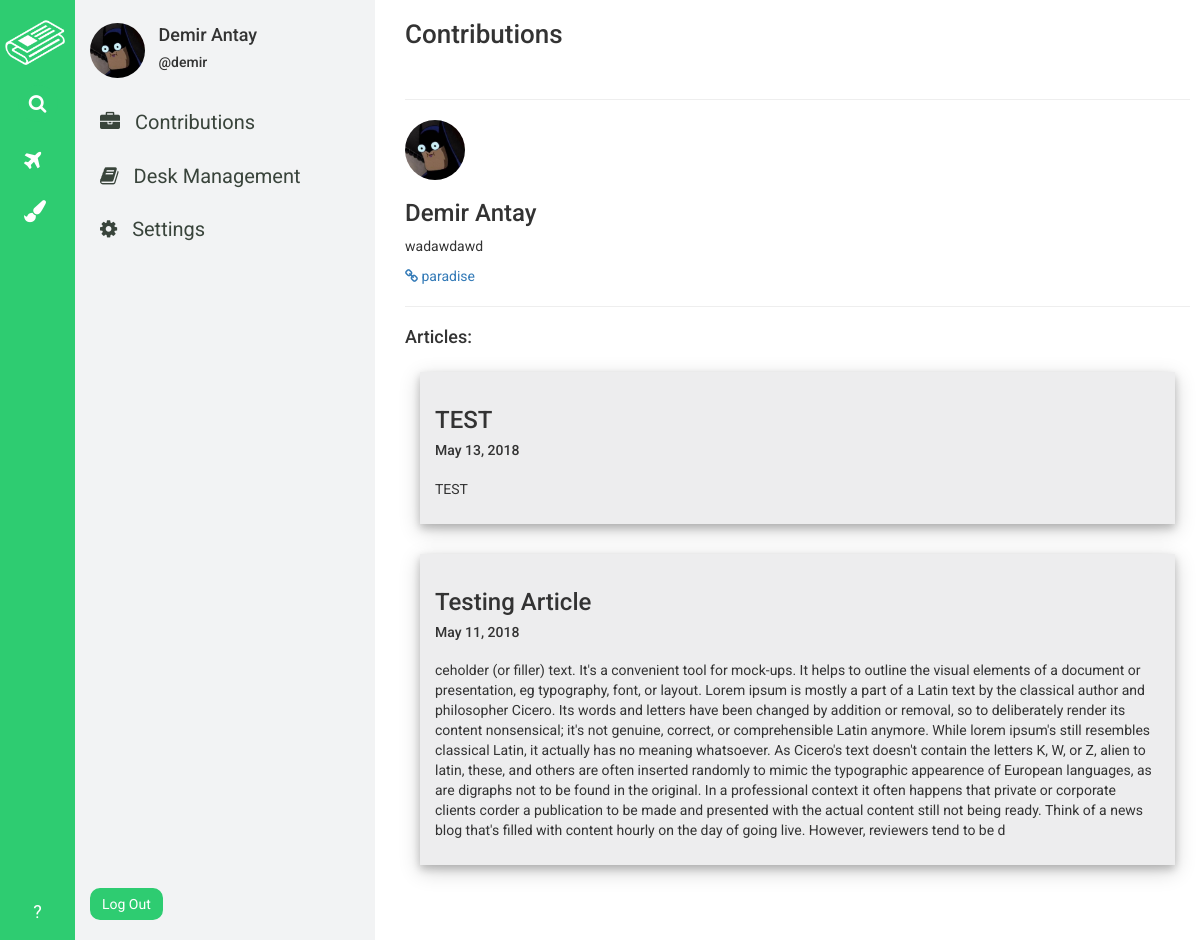
The app's page /profile/contributions/ (signed in) with its own data.
### desk_app/models.py (models this page shows, shortened)
class DeskWorkers(models.Model):
    worker = models.ForeignKey(User, on_delete=models.CASCADE)
    joined_desk = models.ForeignKey(Desk, on_delete=models.CASCADE)

class Desk(models.Model):
    sub_editor = models.ForeignKey(User, on_delete=models.CASCADE)
    image = models.ImageField(
        upload_to='deks_images/', blank=False, null=False
    )
    CATEGORY_CHOICES = (
        ('WORLD', 'fa fa-globe'),
        ('METRO', 'fa fa-building'),
        ('POLITICS', 'fa-flag'),
        ('BUSINESS', 'fa fa-suitcase'),
        ('TECH', 'fa fa-code'),
        ('SCIENCE', 'fa fa-flask'),
        ('OPINION', 'fa fa-gavel'),
        ('HEALTH', 'fa fa-heart'),
        ('SPORTS', 'fa fa-bicycle'),
        ('ARTS', 'fa fa-paint-brush'),
        ('BOOKS', 'fa fa-book'),
        ('STYLE', 'fa fa-eye'),
        ('TRAVEL', 'fa fa-plane'),
        ('MAGAZINE', 'fa fa-file'),
        ('TABLOID', 'fa fa-phone'),
    )
    CATEGORY_COLOR_CHOICES = (
        ('WORLD', '#3498DB'),
        ('METRO', '#2980B9'),
        ('POLITICS', '#5D6D7E'),
        ('BUSINESS', '#2E4053'),
        ('TECH', '#F4D03F'),
        ('SCIENCE', '#2ECC71'),
        ('OPINION', '#9B59B6'),
        ('HEALTH', '#E74C3C'),
        ('SPORTS', '#58D68D'),
        ('ARTS', '#F39C12'),
        ('BOOKS', '#E67E22'),
        ('STYLE', '#F5B7B1'),
        ('TRAVEL', '#BB8FCE'),
        ('MAGAZINE', '#8E44AD'),
        ('TABLOID', '#A569BD'),
    )
    category = models.CharField(max_length=50, choices=CATEGORY_CHOICES)
    category_color = models.CharField(
        max_length=50, choices=CATEGORY_COLOR_CHOICES
    )
    name = models.CharField(max_length=30)
    description = models.TextField()
    creation_date = models.DateField(default=timezone.now)

class Article(models.Model):
    author = models.ForeignKey(User, on_delete=models.CASCADE)
    author_settings = models.ForeignKey(
            ProfileSettings, on_delete=models.CASCADE, null=True
        )
    desk = models.ForeignKey('Desk', on_delete=models.CASCADE, null=True)
    title = models.CharField(max_length=120)
    content = models.TextField()
    publish_date = models.DateField(default=timezone.now)
    category = models.CharField(max_length=50)
    pushed_to_done = models.BooleanField(default=False)
    pushed_to_publish = models.BooleanField(default=False)

### profile_app/models.py (models this page shows, shortened)
class ProfileSettings(models.Model):
    user = models.OneToOneField(User, on_delete=models.CASCADE)
    profile_photo = models.ImageField(
        upload_to='profile_photos/', blank=False, null=False
    )
    name = models.CharField(max_length=200, blank=False, null=False)
    bio = models.TextField(blank=False, null=False)
    personal_link = models.CharField(max_length=200, blank=False, null=False)

### profile_app/views.py (the view)
# urls.py: path('contributions/', views.contributions, name='contributions'),
@login_required
def contributions(request):
    current_user = get_object_or_404(User, pk=request.user.id)
    try:
        current_user_articles = Article.objects.filter(author=current_user)\
                                    .order_by('-publish_date')
    except ObjectDoesNotExist:
        current_user_articles = None
    try:
        current_user_settings = ProfileSettings.objects.get(user=current_user)
    except ObjectDoesNotExist:
        current_user_settings = None
    try:
        current_user_desks = DeskWorkers.objects.filter(worker=current_user)
    except ObjectDoesNotExist:
        current_user_desks = None
    data = {
        'current_user': current_user,
        'has_profile_navbar': True,
        'current_user_settings': current_user_settings,
        'current_user_desks': current_user_desks,
        'current_user_articles': current_user_articles,
    }
    return render(request, 'profile_app/contributions.html', context=data)

### templates/profile_app/contributions.html
{% extends 'base.html' %}
{% load staticfiles %}
{% block css_link %}
<link rel="stylesheet" href="{% static 'profile_app/css/contributions_style.css' %}" />
{% endblock %}
{% block content %}
<div id="wrapper">
  <h3 id="header">Contributions</h3>
  <br />
  <hr />
  <img src="{{current_user_settings.profile_photo.url}}" alt="pp_image" height="60px" width="60px" />
  <h3>{{ current_user_settings.name }}</h3>
  <p>{{ current_user_settings.bio }}</p>
  <a href="{{ current_user_settings.personal_link }}"><i class="fa fa-link"></i> {{ current_user_settings.personal_link }}</a>
  <hr />
  <h4>Articles:</h4>
  <div id="articles-container">
    {% for article in current_user_articles %}
      <div id="article-cell">
        <h3>{{ article.title }}</h3>
        <h5 style="margin-bottom:20px;">{{ article.publish_date }}</h5>
        <p>{{ article.content }}</p>
      </div>
    {% endfor %}
  </div>
</div>
{% endblock %}

### templates/base.html (shortened to what this page needs)
{% load staticfiles %}
<!DOCTYPE html>
<html>
<head>
  <link rel="stylesheet" href="https://maxcdn.bootstrapcdn.com/bootstrap/3.3.7/css/bootstrap.min.css">
  <link rel="stylesheet" href="https://cdnjs.cloudflare.com/ajax/libs/font-awesome/4.7.0/css/font-awesome.min.css">
  <link rel="stylesheet" href="{% static 'base.css' %}">
  {% block css_link %}{% endblock %}
</head>
<body>
  {% if has_profile_navbar == True %}
    <div id="home-navbar-left-part">
      <a href="{% url 'dashboard' %}"><img src="{% static 'assets/white-logo.png' %}" alt="logo"/></a>
      <a id="home-search-link" href=""><p class="text-center"><i class="fa fa-search"></i></p></a>
      <div id="home-desk-links">
        {% for desk in current_user_desks %}
          <a href="{% url 'to_do' deskname=desk.joined_desk.name %}" id="desk-link"><p><i class="{{ desk.joined_desk.get_category_display }}"></i> <span>{{ desk.joined_desk.name }}</span></p></a>
        {% endfor %}
      </div>
      <a id="home-help-link" href="" class="text-center"><p class="text-center">?</p></a>
    </div>
    <div id="home-navbar-right-part">
      <div id="right-part-author-info">
        {% if current_user_settings.profile_photo %}
            <img src="{{ current_user_settings.profile_photo.url }}" alt="Profile photo" height="55px" width="55px" />
        {% else %}
           <img src="" alt="go_to_settings" height="55px" width="55px" />
        {% endif %}
        <div id="right-part-author-name">
          <h4> {{ current_user_settings.name }}</h4>
          <h5>@{{ current_user.username }}</h5>
        </div>
      </div>
      <a href="{% url 'contributions' %}"><i class="fa fa-briefcase"></i> Contributions</a>
      <a href="{% url 'desk_management' %}"><i class="fa fa-book"></i> Desk Management</a>
      <a href="{% url 'settings' %}"><i class="fa fa-cog"></i> Settings</a>
      <form method="POST" action="{% url 'logout' %}" id="logout_form">
        <input type="submit" value="Log Out" />
      </form>
    </div>
  {% endif %}
  {% block content %}{% endblock %}
</body>
</html>

### static/base.css (style rules this page uses)
html body { font-family: 'Roboto'; height: 100%; width: 100%; }
#home-navbar-left-part { height: 100% !important; width: 75px; background-color: #2ECC71; display: inline; position: fixed; z-index: 1 !important; }
#home-navbar-left-part img { height: 45px; margin-left: 5px; margin-top: 20px; display: block; }
#home-search-link p { color: white; font-size: 19px; background-color: #2ECC71; border-radius: 50%; width: 40px; padding: 5px; margin: 0 auto; margin-top: 20px; }
#home-help-link p { color: white; font-size: 18px; bottom: 0 !important; position: absolute; margin-bottom: 15px; width: 100%; }
#home-desk-links { width: 100%; height: 460px; margin-top: 20px; }
#desk-link p { color: white; font-size: 22px; background-color: transparent; width: 35px; height: auto; border-radius: 50%; padding: 4px; margin: 0 auto; margin-bottom: 10px; }
#home-navbar-right-part { height: 100vh; width: 300px; background-color: #F2F3F4; display:inline-block; margin-left: 75px; padding: 15px; position: fixed; }
#right-part-author-info { margin-bottom: -5px; background-color: transparent; }
#right-part-author-info img { border-radius: 50%; margin-bottom: 25px !important; }
#right-part-author-name { display: inline-block; background-color: transparent; margin-left: 10px; }
#right-part-author-info h4 { display: block; }
#right-part-author-info h5 { display: block; }
#home-navbar-right-part a { display: block; font-size: 20px; margin-bottom: 5px; padding: 10px; border-radius: 5px; color: #39443b; }
#home-navbar-right-part a i { margin-right: 10px; }
#logout_form input { border-radius: 10px; background-color: #2ECC71; border: 2px solid #2ECC71; color: white; bottom: 0; position: absolute; margin-bottom: 20px; padding: 4px 10px; }

### static/profile_app/css/contributions_style.css (style rules this page uses)
#wrapper { margin-left: 375px !important; background-color: white; height: 100vh; width: 70%; padding-left: 30px; padding-right: 25px; overflow: auto; }
#header { font-weight: 500; font-size: 26px; }
#wrapper img { border-radius: 50%; }
#articles-container { margin-top: 10px; background-color: transparent; width: 100%; height: auto !important; padding: 15px; margin-bottom: 30px; }
#article-cell { height: auto !important; width: 100%; background-color: #EDEDEE; padding: 15px; box-shadow: 0 4px 8px 0 rgba(0, 0, 0, 0.2), 0 6px 20px 0 rgba(0, 0, 0, 0.19); margin-bottom: 30px; }

### records on screen
ProfileSettings: profile_photo (picture), name "Demir Antay", bio "wadawdawd", personal_link "paradise"
Article: title "TEST", publish_date "May 13, 2018", content "TEST"
Article: title "Testing Article", publish_date "May 11, 2018", content "ceholder (or filler) text. It's a convenient tool for mock-ups. It helps to outline the visual elements of a document or presentation, eg typography, font, or layout. Lorem ipsum is mostly a part of a Latin text by the classical author and philosopher Cicero. Its words and letters have been changed by addition or removal, so to deliberately render its content nonsensical; it's not genuine, correct, or comprehensible Latin anymore. While lorem ipsum's still resembles classical Latin, it actually has no meaning whatsoever. As Cicero's text doesn't contain the letters K, W, or Z, alien to latin, these, and others are often inserted randomly to mimic the typographic appearence of European…"

### other values on screen
{{ current_user.username }} "demir"
